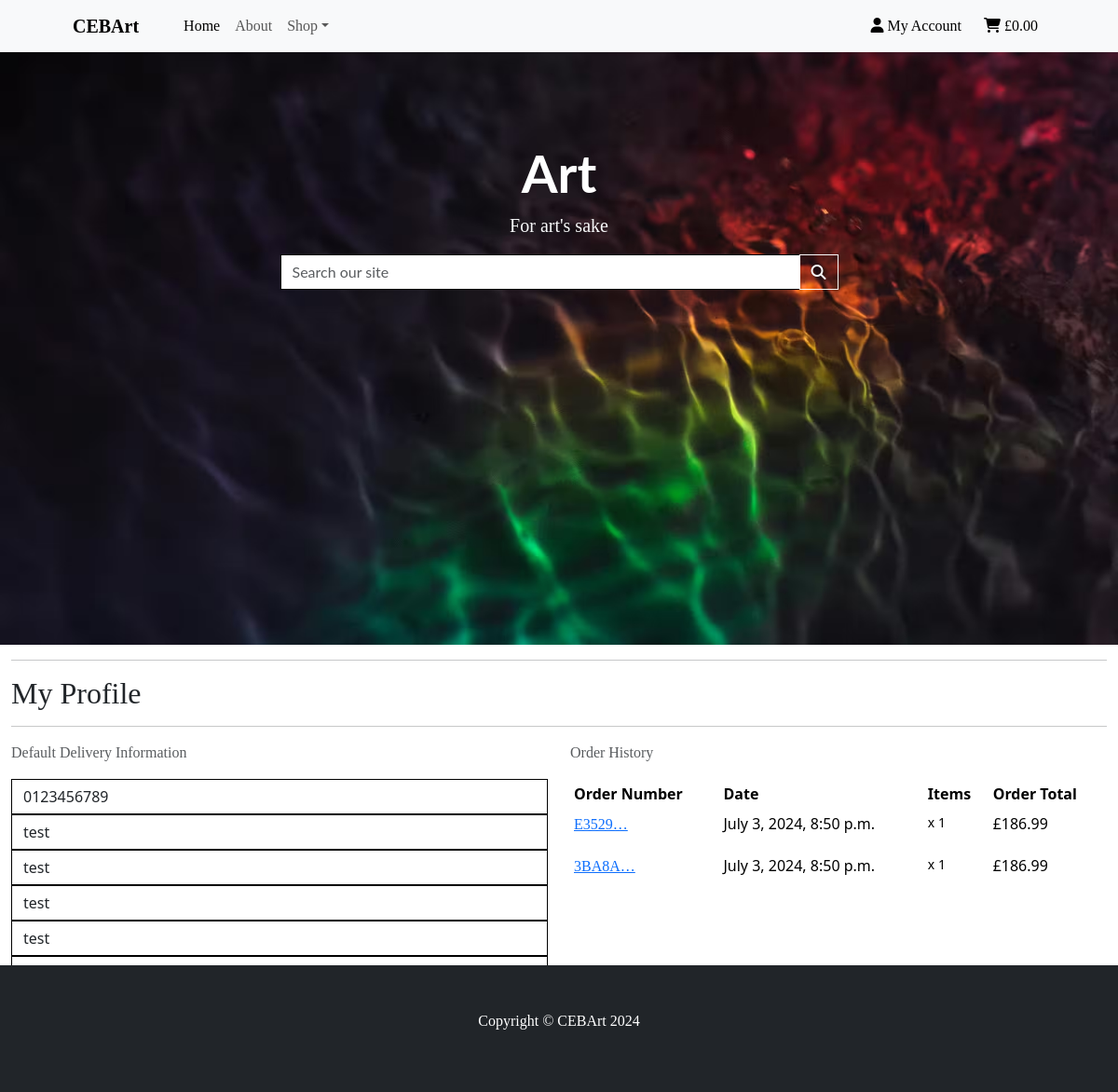
Page /profile/ (signed in) on the committed database.
### profiles/models.py (models this page shows, shortened)
class UserProfile(models.Model):
    user = models.OneToOneField(User, on_delete=models.CASCADE)
    default_phone_number = models.CharField(max_length=20, null=True, blank=True)
    default_street_address1 = models.CharField(max_length=80, null=True, blank=True)
    default_street_address2 = models.CharField(max_length=80, null=True, blank=True)
    default_town_or_city = models.CharField(max_length=40, null=True, blank=True)
    default_county = models.CharField(max_length=80, null=True, blank=True)
    default_postcode = models.CharField(max_length=20, null=True, blank=True)
    default_country = CountryField(blank_label='Country', null=True, blank=True)

### checkout/models.py (models this page shows, shortened)
class Order(models.Model):
    order_number = models.CharField(max_length=32, null=False, editable=False)
    user_profile = models.ForeignKey(UserProfile, on_delete=models.SET_NULL,
                                     null=True, blank=True, related_name='orders')
    full_name = models.CharField(max_length=50, null=False, blank=False)
    email = models.EmailField(max_length=254, null=False, blank=False)
    phone_number = models.CharField(max_length=20, null=False, blank=False)
    country = CountryField(blank_label='Country *', null=False, blank=False)
    postcode = models.CharField(max_length=20, null=True, blank=True)
    town_or_city = models.CharField(max_length=40, null=False, blank=False)
    street_address1 = models.CharField(max_length=80, null=False, blank=False)
    street_address2 = models.CharField(max_length=80, null=True, blank=True)
    county = models.CharField(max_length=80, null=True, blank=True)
    date = models.DateTimeField(auto_now_add=True)
    delivery_cost =  models.DecimalField(max_digits=6, decimal_places=2, null=False, default=0)
    order_total = models.DecimalField(max_digits=10, decimal_places=2, null=False, default=0)
    grand_total = models.DecimalField(max_digits=10, decimal_places=2, null=False, default=0)
    original_cart = models.TextField(null=False, blank=False, default='')
    stripe_pid = models.CharField(max_length=254, null=False, blank=False, default='')

class OrderLineItem(models.Model):
    order = models.ForeignKey(Order, null=False, blank=False, on_delete=models.CASCADE, related_name='lineitems')
    product = models.ForeignKey(Product, null=False, blank=False, on_delete=models.CASCADE)
    product_size = models.CharField(max_length=2, null=True, blank=True) # M, L, XL
    quantity = models.IntegerField(null=False, blank=False, default=0)
    item_total = models.DecimalField(max_digits=6, decimal_places=2, null=False, blank=False, editable=False)

### profiles/views.py (the view, shortened to what this page needs)
# urls.py: path('profile/', include('profiles.urls')),
@login_required
def profile(request):
    profile = get_object_or_404(UserProfile, user=request.user)
    form = UserProfileForm(instance=profile)
    orders = profile.orders.all()
    template = 'profiles/profile.html'
    context = {
        'form': form,
        'orders': orders,
        'on_profile_page': True,
    }
    return render(request, template, context)

### profiles/forms.py
class UserProfileForm(forms.ModelForm):
    class Meta:
        model = UserProfile
        exclude = ('user',)
    def __init__(self, *args, **kwargs):
        super().__init__(*args, **kwargs)
        placeholders = {
            'default_phone_number': 'Phone Number',
            'default_postcode': 'Postcode',
            'default_town_or_city': 'Town or City',
            'default_street_address1': 'Street Address 1',
            'default_street_address2': 'Street Address 2',
            'default_county': 'County, State or Locality',
        }
        self.fields['default_phone_number'].widget.attrs['autofocus'] = True
        for field in self.fields:
            if field != 'default_country':
                if self.fields[field].required:
                    placeholder = f'{placeholders[field]} *'
                else:
                    placeholder = placeholders[field]
                self.fields[field].widget.attrs['placeholder'] = placeholder
            self.fields[field].widget.attrs['class'] = 'border-black rounded-0 profile-form-input'
            self.fields[field].label = False

### shop_cart/contexts.py (called while the page is built, shortened)
def cart_contents(request):
    cart_items = []
    total = 0
    product_count = 0
    delivery = 0
    grand_total = 0
    cart = request.session.get('cart', {})
    if total:
        delivery = total * Decimal(settings.STANDARD_DELIVERY_PERCENTAGE / 100)
        grand_total = delivery + total
    context = {
        'cart_items': cart_items,
        'total': total,
        'product_count': product_count,
        'delivery': delivery,
        'grand_total': grand_total,
    }
    return context

### profiles/templates/profiles/profile.html (shortened to what this page needs)
{% extends 'base.html' %}
{% load static %}
{% block extra_css %}
<link rel="stylesheet" href="{% static 'profiles/css/profile.css' %}">
{% endblock %}
{% block content %}
<div class="container-fluid">
    <div class="row">
        <div class="col">
            <hr>
            <h2 class="logo-font mb-2">My Profile</h2>
            <hr>
        </div>
    </div>
    <div class="row">
        <div class="col-12 col-lg-6">
            <p class="text-muted">Default Delivery Information</p>
            <form action="{% url 'profile' %}" class="my-3" method="POST" id="profile-update-form">
                {{ form|crispy }}
                <button class="btn btn-dark my-3 text-uppercase float-end">Update Information</button>
            </form>
        </div>
        <div class="col-12 col-lg-6">
            <p class="text-muted">Order History</p>
            <div class="order-history table-responsive">
                <table class="table table-sm table-borderless">
                    <thead>
                        <tr>
                            <th>Order Number</th>
                            <th>Date</th>
                            <th>Items</th>
                            <th>Order Total</th>
                        </tr>
                    </thead>
                    <tbody>
                        {% for order in orders %}
                        <tr>
                            <td>
                                <a href="{% url 'order_history' order.order_number %}"
                                title="{{ order.order_number }}">
                                    {{ order.order_number|truncatechars:6 }}
                                </a>
                            </td>
                            <td>{{ order.date }}</td>
                            <td>
                                <ul class="list-unstyled">
                                    {% for item in order.lineitems.all %}
                                        <li class="small">
                                            {{ item.product.name }} x {{ item.quantity }}
                                        </li>
                                    {% endfor %}
                                </ul>
                            </td>
                            <td>£{{ order.grand_total }}</td>
                        </tr>
                        {% endfor %}
                    </tbody>
                </table>
            </div>
        </div>
    </div>
{% endblock %}

### static/css/styles.css (style rules this page uses)
h2, a, p, select { font-family: 'lato, roboto, arial'; }

### profiles/static/profiles/css/profile.css (style rules this page uses)
.order-history { max-height: 416px; overflow-y: auto; }
#profile-update-form { color: #000; }
#profile-update-form input::placeholder { color: #aab7c4; }

### rows in the picture
UserProfile: default_phone_number "0123456789", default_street_address1 "test", default_street_address2 "test", default_town_or_city "test", default_county "test"
Order: order_number "E3529…", date "July 3, 2024, 8:50 p.m.", grand_total "186.99"
OrderLineItem: quantity "1"
Order: order_number "3BA8A…", date "July 3, 2024, 8:50 p.m.", grand_total "186.99"
OrderLineItem: quantity "1"
